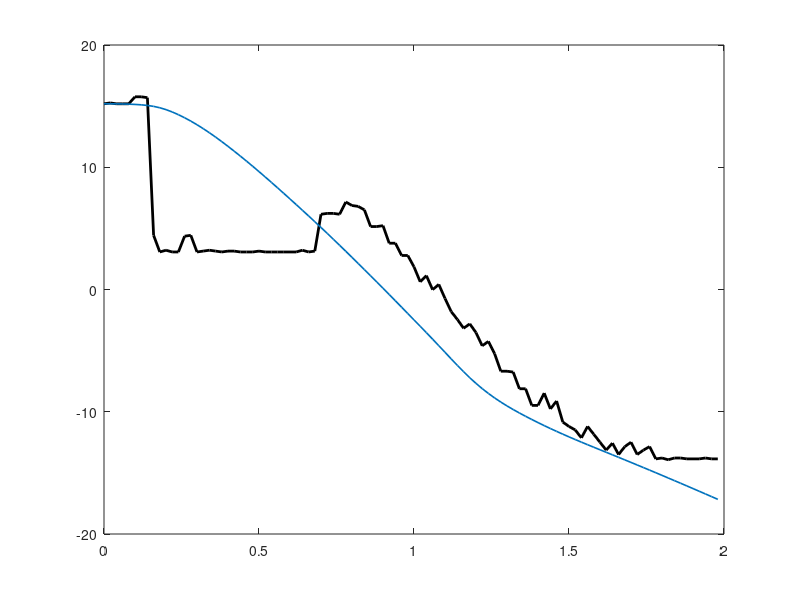

MATLAB code for this plot: (Note: this script raises an error after producing the figure.)
clear;
clc;
close all;

% Datos experimentales
%datos = readtable("archivo.xx");
load("b_derecha.mat");

t = t - t(1);

theta_b = deg2rad(ang_barra); % [rad] Pasamos los ángulos a rads
theta_s = deg2rad(ang_servo);
a0 = deg2rad(-3.9);
a1 = 0.34;
x_med = pos/100;               % [m] Pasamos a metros

% Parámetros
m = 33/1000;    % Masa en kg
g = 9.8;      % [m/s^2]

x0 = x_med(1);
v0 = 0;

% Valores de b a probar (todos son modificables)
valores_b = [0.2, 0.25, 0.3];
%Nota: En taller de control nos había dado como 0.33, pero probablemente
%estaba mal y fuera ~0.1
% Ángulo medido como entrada
theta_b = @(tt) interp1(t, theta_b, tt, "linear", "extrap");
%Esta función devuelve el valor de theta_b para el tiempo tt interpolando
%las mediciones del vector theta_b

%theta_s = @(tt) interp1(t,theta_s,tt,"linear","extrap");
%Se puede hacer lo mismo con el ángulo comandado al servo, pero eso es
%parte de la otra transferencia. 

%Acá es porque MATLAB solo tiene el ángulo en los instantes en los que Arduino tomó una muestra.
%interp1 interpola entre las mediciones
% Gráfico
figure;

plot(t,x_med*100,"k","LineWidth",2);
hold on;

leyendas = ["Medición"];

for b = valores_b

    modelo = @(tt,z) [
        z(2);
        g*sin(theta_b(tt)) - (b/m)*z(2)
    ];

    [~,z] = ode45(modelo,t,[x0;v0]);

    plot(t,z(:,1)*100,"LineWidth",1.2);
    
    leyendas(end+1) = sprintf("b = %.3f kg/s",b);
end
%z1 = x, z_2 = dot{x}= v

grid on;

xlabel("Tiempo [s]");
ylabel("Posición del carrito [cm]");

legend(leyendas,"Location","best");

title("Estimación aproximada del coeficiente de rozamiento");

figura = gcf;

%exportgraphics(figura, 'Estimación b (izquierda).pdf', 'ContentType', 'image', 'Resolution', 300);

%{
RESULTADOS:
Con la medición b_izquierda obtengo b = 0.09 kg/s
Con la medición b_derecha obtengo b = 0.25 kg/s
Muy asimétrico

Algo más o menos en el medio que represente a los 2:
RESULTADO FINAL:
b = 0.15 kg/s
%}
